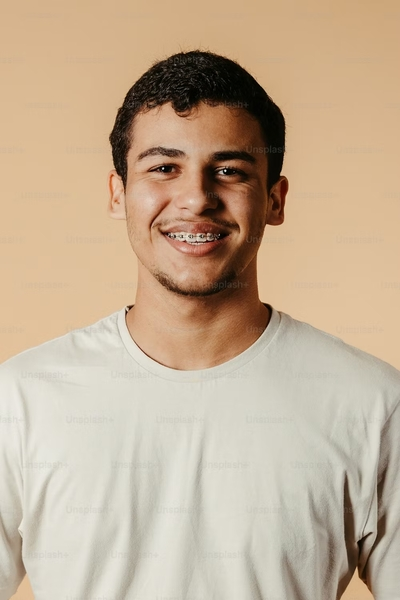
#> input picture images/persona.jpg, 400 x 600 px, found by its file name
$ python prueba3.py
#> lines starting #> are read from the running program, lines starting #| are printed output that depends on the picture
import cv2
import numpy as np

img = cv2.imread('images/persona.jpg')
#> img is the input picture: shape (600, 400, 3); mean B, G, R 149.5, 174.4, 195.5
num_rows, num_cols = img.shape[:2]
#> num_rows = 600; num_cols = 400

translation_matrix = np.float32([ [1,0,int(0.5*num_cols)], [0,1,int(0.5*num_rows)] ])
#> translation_matrix = [[1, 0, 200], [0, 1, 300]]
rotation_matrix = cv2.getRotationMatrix2D((num_cols, num_rows), 30, 1)

img_translation = cv2.warpAffine(img, translation_matrix, (2*num_cols, 2*num_rows))
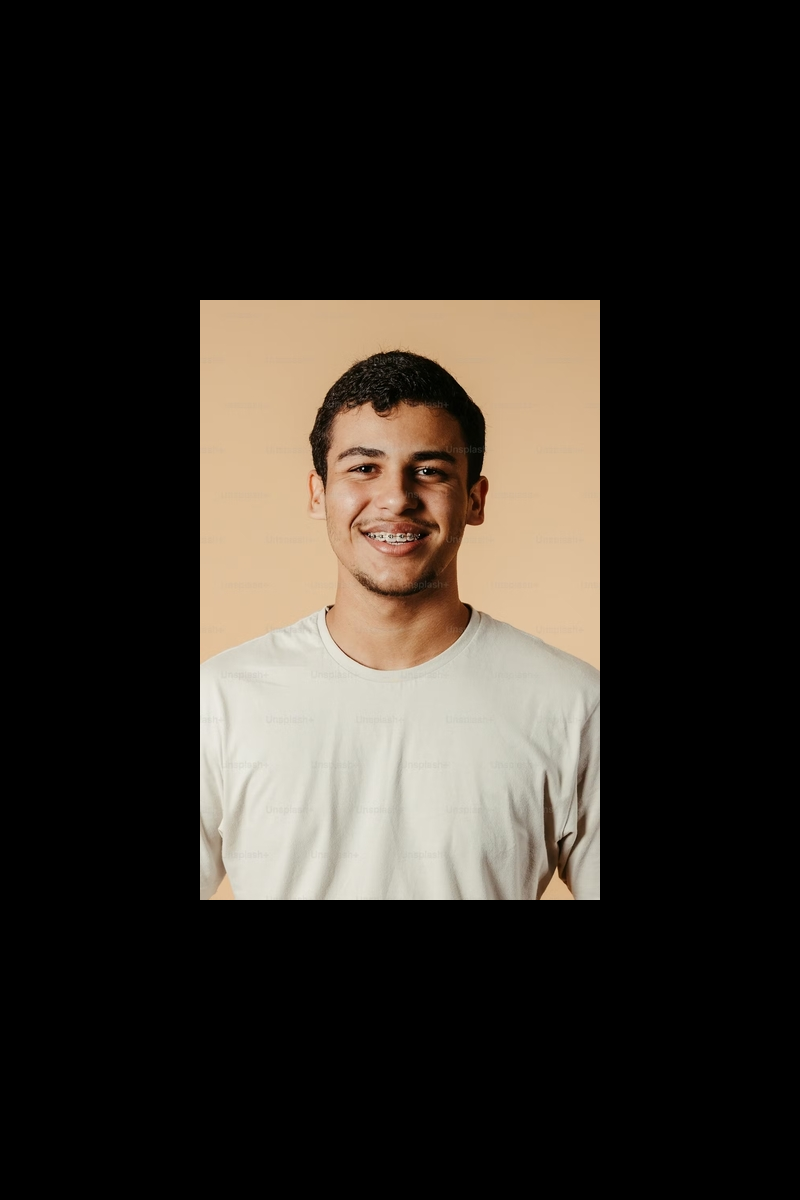
#> img_translation: shape (1200, 800, 3); mean B, G, R 37.4, 43.6, 48.9
img_rotation = cv2.warpAffine(img_translation, rotation_matrix, (num_cols*2, num_rows*2))
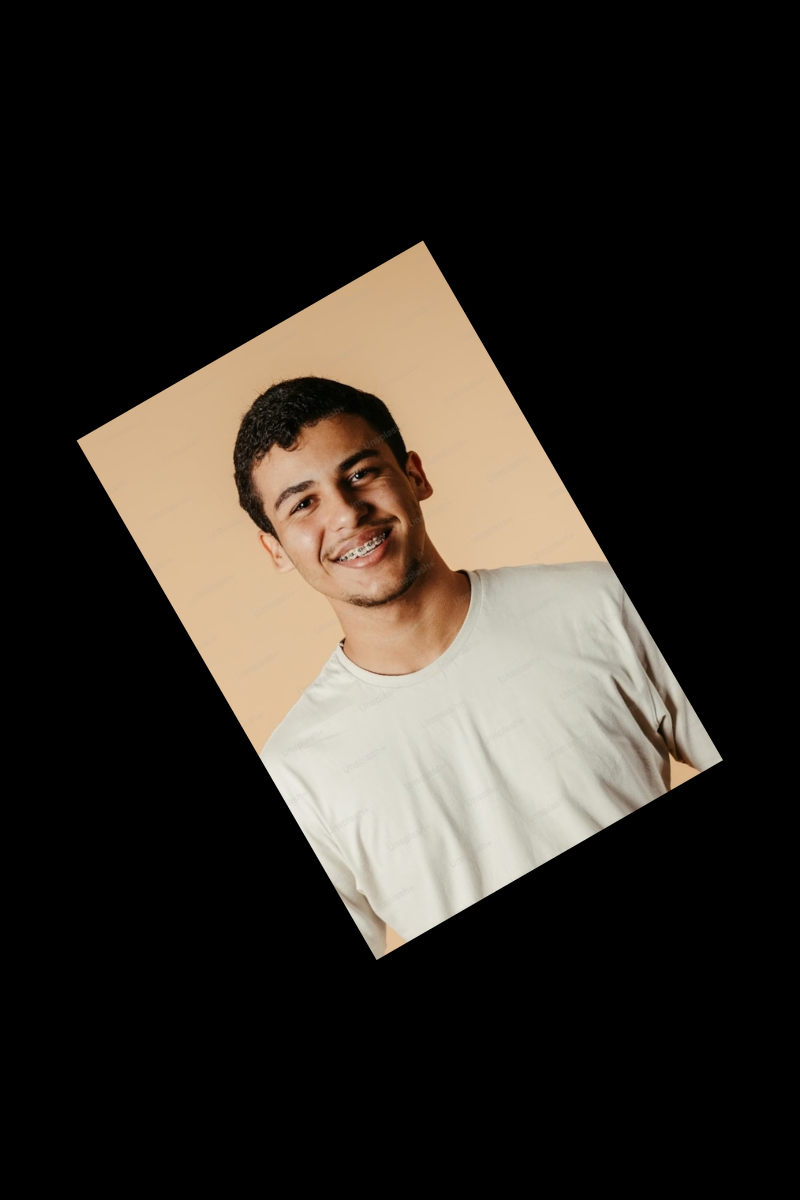
#> img_rotation: shape (1200, 800, 3); mean B, G, R 37.4, 43.6, 48.9

# Redimensionar la imagen a 400x520
img_rotation_resized = cv2.resize(img_rotation, (400, 520))
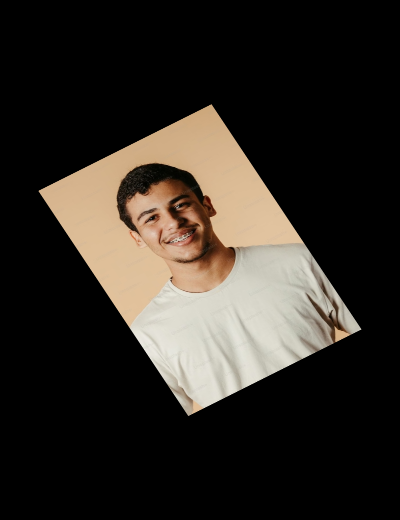
#> img_rotation_resized: shape (520, 400, 3); mean B, G, R 37.4, 43.6, 48.9

# Crear la ventana y redimensionarla
cv2.namedWindow('Rotacion', cv2.WINDOW_NORMAL)
cv2.resizeWindow('Rotacion', 400, 520)

# Mostrar la imagen redimensionada
cv2.imshow('Rotacion', img_rotation_resized)
cv2.waitKey()
